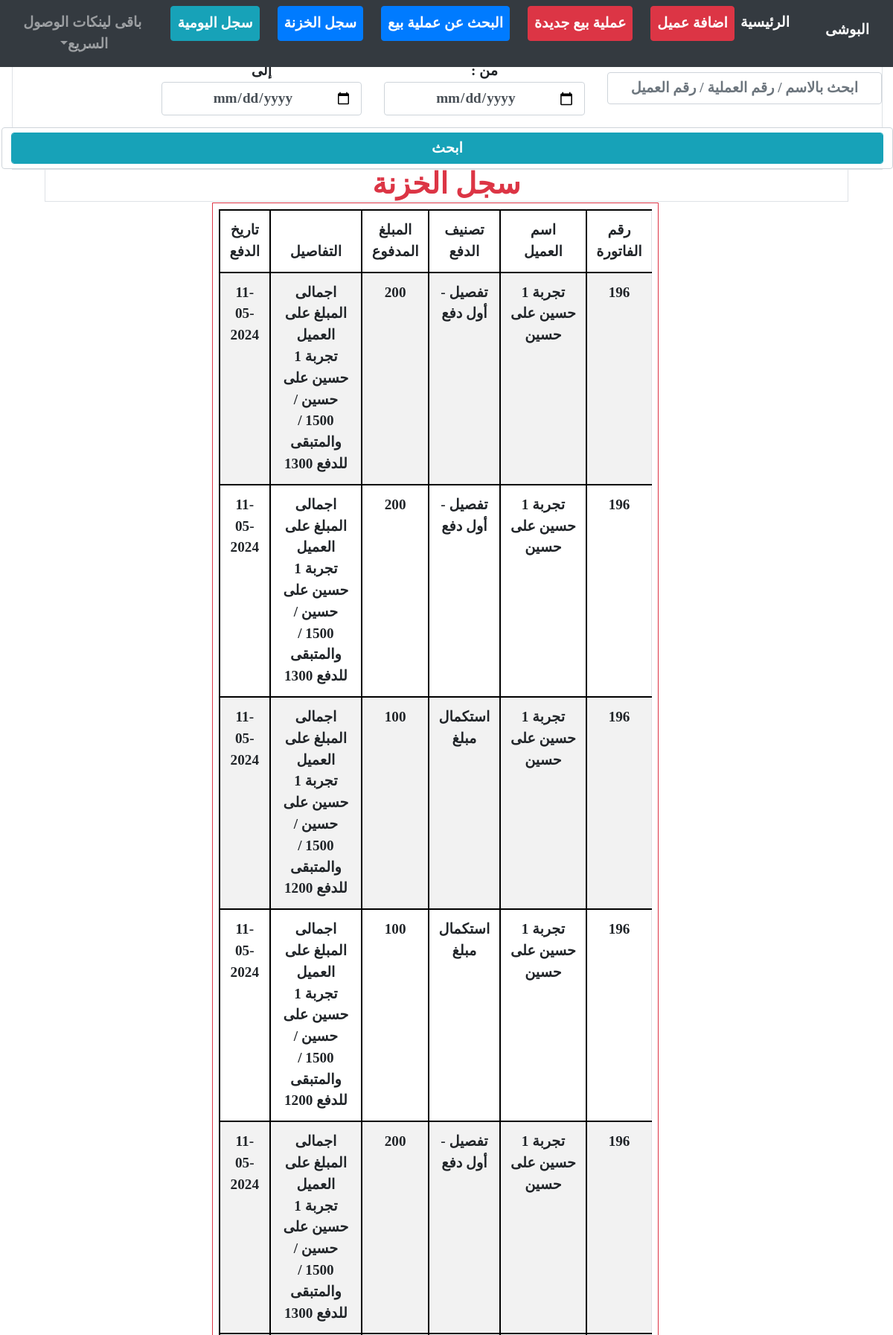
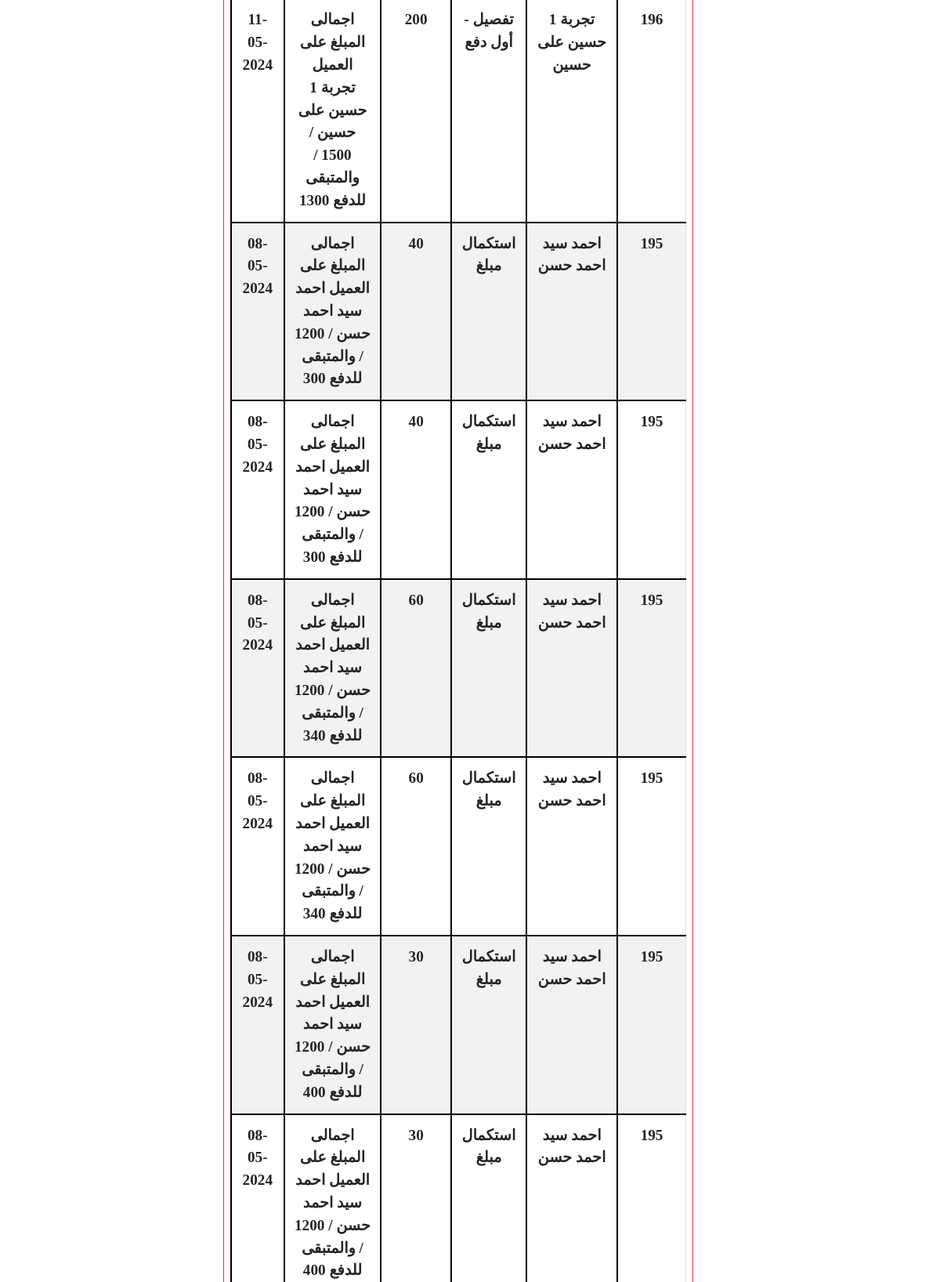
Page /kazna/old_list/ (upper part) on the committed database (2 pictures, top to bottom).
### kazna/models.py (models this page shows)
class Record (TimeStampMixin,models.Model):
    typee = [
        ('in'   ,   'وارد'),
        ('out'  ,   'صادر')
    ]
    kind            = models.CharField(max_length=35, choices=typee, null=True, blank=True, verbose_name="نوع المبلغ", default="in")
    masterInvoice   = models.ForeignKey(MasterInvoice, on_delete=models.CASCADE, verbose_name="الفاتورة")
    amount          = models.IntegerField(null=True, blank=True, verbose_name="المبلغ")
    classs           = models.CharField(max_length=35, null=True, blank=True, verbose_name="تصنيف الدفع")
    details         = models.TextField(null=True, blank=True, verbose_name="التفصيل")

### order/models.py (models this page shows, shortened)
class MasterInvoice( TimeStampMixin,models.Model):
    counter = models.PositiveIntegerField(default=1, editable=False)
    invoiceType = [
        ('قماش الدكان-رجالى', 'قماش الدكان-رجالى'),
        ('قماش الدكان-حريمى', 'قماش الدكان-حريمى'),
        ('قماش خارجى-رجالى', 'قماش خارجى-رجالى'),
        ('قماش خارجى-حريمى', 'قماش خارجى-حريمى'),
        ('بيع قماش', 'بيع قماش'),
    ]
    clientMI    = models.ForeignKey(Client, related_name='master_invoices', on_delete=models.CASCADE, verbose_name="العميل")
    invoiceType = models.CharField(max_length=35, choices=invoiceType, null=True, blank=True, verbose_name="نوع الطلب", default="قماش الدكان-رجالى")
    confirmed   = models.BooleanField(default=False)

### client/models.py (models this page shows, shortened)
class TimeStampMixin(models.Model):
    created_at      = models.DateTimeField(auto_now_add=True,null=True)
    updated_at      = models.DateTimeField(auto_now=True,null=True)
    is_deleted      = models.BooleanField(default=False)

class Client(TimeStampMixin, models.Model):
    GENDER_CHOICES = [
        ('male', 'رجالى'),
        ('female', 'حريمى'),
    ]
    FName       = models.CharField(max_length=15, null=True, blank=True, verbose_name="الاسم الاول") # الاسم الاول
    SName       = models.CharField(max_length=15, null=True, blank=True, verbose_name="الاسم الثانى") # الاسم الثانى
    TName       = models.CharField(max_length=15, null=True, blank=True, verbose_name="الاسم الثالث") # الاسم الثالث
    LName       = models.CharField(max_length=15, null=True, blank=True, verbose_name="الاسم الرابع") # الاسم الرابع
    name        = models.CharField(max_length=60, null=True, blank=True, db_index=True,verbose_name="الاسم بالكامل") # الاسم بالكامل
    kindMale    = models.CharField(max_length=10, choices=GENDER_CHOICES, null=True, blank=True, verbose_name="نوع العميل", default="male" )
    book        = models.CharField(max_length=50, null=True, blank=True, verbose_name="اسم الدفتر")
    page        = models.IntegerField(null=True, blank=True, verbose_name="صفحة رقم")
    phone       = models.CharField(max_length=50, null=True, blank=True, db_index=True, verbose_name="رقم التليفون")
    address     = models.CharField(max_length=50, null=True, blank=True, verbose_name="العنوان")

class TimeStampMixin(models.Model):
    created_at      = models.DateTimeField(auto_now_add=True,null=True)
    updated_at      = models.DateTimeField(auto_now=True,null=True)
    is_deleted      = models.BooleanField(default=False)

### kazna/views.py (the view, shortened to what this page needs)
# urls.py: path('old_list/', oldRecordsListView.as_view(), name="old_list"),
class oldRecordsListView(ListView):
    model               =   Record
    template_name       =   'kazna/oldRecordsList.html'
    context_object_name =   'records'
    ordering            =   '-created_at'
    def get_queryset(self):
        queryset = super().get_queryset()
        search_query = self.request.GET.get('q')
        from_date = self.request.GET.get('from')
        to_date = self.request.GET.get('to')
        return queryset.order_by('-created_at')

### kazna/templates/kazna/oldRecordsList.html (shortened to what this page needs)
{% extends "homee/index.html" %}
{% load crispy_forms_tags %}
{% block content %}
<div class="container-fluid text-center m-auto">
    <div class="row w-100" style=" position: fixed; top: 5rem; display: inline-block; left: 1rem; z-index:2;" >
        <div class="col-12">
            <form class="border m-auto " action="#" >
                <div class="row">
                    <div class="col-4">
                        <input class="w-100 form-control mt-3" name="q" placeholder="ابحث بالاسم / رقم العملية / رقم العميل">
                    </div>
                    <div class="col-3">
                        من :
                        <input type="date" class="w-100 form-control" name="from">
                    </div>
                    <div class="col-3">
                        إلى
                        <input type="date" class="w-100 form-control" name="to">
                    </div>
                    <div class="form-control mr-auto ml-auto mt-3">
                        <input type="submit" class="form-control btn btn-info" value="ابحث">
                    </div>
                </div>
            </form>
        </div>
    </div>
    <br>
    <br>
    <br>
    <h1 class="h4 border text-danger" style=" margin-top: 4.5rem; font-size: 2.45rem; font-weight: 900; ">سجل الخزنة</h1>
    <div class="row bg-white w-100 " style=" position: fixed; top: 17rem; display: inline-block; left: 0rem; z-index:2; overflow:scroll; height:67vh">
        <table class="table-responsive table border border-danger p-2 text-center table-striped table-hover table-bordered w-50 mr-auto ml-auto" style="margin-bottom:10rem" id="" style="">
            <thead>
                <tr>
                    <th>رقم الفاتورة</th>
                    <th>اسم العميل</th>
                    <th>تصنيف الدفع</th>
                    <th>المبلغ المدفوع</th>
                    <th>التفاصيل</th>
                    <th>تاريخ الدفع</th>
                </tr>
            </thead>
            <tbody>
                {% for record in records %}
                <tr>
                    <td>{{ record.masterInvoice.counter }}</td>
                    <td>{{ record.masterInvoice.clientMI.name }}</td>
                    <td>{{ record.classs }}</td>
                    <td>{{ record.amount }}</td>
                    <td>{{ record.details }}</td>
                    <td>{{ record.created_at|date:'d-m-Y' }}</td>
                </tr>
                {% endfor %}
            </tbody>
        </table>
</div>
{% endblock %}

### home/static/homee/css/style.css (style rules this page uses)
body, .h3, h1.h1, .btn:not(:disabled):not(.disabled), label, select, input { text-align: center!important; font-size: 1.2rem!important; font-weight: 900!important; font-family: none!important; }

### rows in the picture
Record: masterInvoice.counter "196", masterInvoice.clientMI.name "تجربة 1 حسين على حسين", classs "تفصيل - أول دفع", amount "200", details "اجمالى المبلغ على العميل تجربة 1 حسين على حسين / 1500 / والمتبقى للدفع 1300", created_at "11-05-2024"
Record: masterInvoice.counter "196", masterInvoice.clientMI.name "تجربة 1 حسين على حسين", classs "تفصيل - أول دفع", amount "200", details "اجمالى المبلغ على العميل تجربة 1 حسين على حسين / 1500 / والمتبقى للدفع 1300", created_at "11-05-2024"
Record: masterInvoice.counter "196", masterInvoice.clientMI.name "تجربة 1 حسين على حسين", classs "استكمال مبلغ", amount "100", details "اجمالى المبلغ على العميل تجربة 1 حسين على حسين / 1500 / والمتبقى للدفع 1200", created_at "11-05-2024"
Record: masterInvoice.counter "196", masterInvoice.clientMI.name "تجربة 1 حسين على حسين", classs "استكمال مبلغ", amount "100", details "اجمالى المبلغ على العميل تجربة 1 حسين على حسين / 1500 / والمتبقى للدفع 1200", created_at "11-05-2024"
Record: masterInvoice.counter "196", masterInvoice.clientMI.name "تجربة 1 حسين على حسين", classs "تفصيل - أول دفع", amount "200", details "اجمالى المبلغ على العميل تجربة 1 حسين على حسين / 1500 / والمتبقى للدفع 1300", created_at "11-05-2024"
Record: masterInvoice.counter "196", masterInvoice.clientMI.name "تجربة 1 حسين على حسين", classs "تفصيل - أول دفع", amount "200", details "اجمالى المبلغ على العميل تجربة 1 حسين على حسين / 1500 / والمتبقى للدفع 1300", created_at "11-05-2024"
Record: masterInvoice.counter "195", masterInvoice.clientMI.name "احمد سيد احمد حسن", classs "استكمال مبلغ", amount "40", details "اجمالى المبلغ على العميل احمد سيد احمد حسن / 1200 / والمتبقى للدفع 300", created_at "08-05-2024"
Record: masterInvoice.counter "195", masterInvoice.clientMI.name "احمد سيد احمد حسن", classs "استكمال مبلغ", amount "40", details "اجمالى المبلغ على العميل احمد سيد احمد حسن / 1200 / والمتبقى للدفع 300", created_at "08-05-2024"
Record: masterInvoice.counter "195", masterInvoice.clientMI.name "احمد سيد احمد حسن", classs "استكمال مبلغ", amount "60", details "اجمالى المبلغ على العميل احمد سيد احمد حسن / 1200 / والمتبقى للدفع 340", created_at "08-05-2024"
Record: masterInvoice.counter "195", masterInvoice.clientMI.name "احمد سيد احمد حسن", classs "استكمال مبلغ", amount "60", details "اجمالى المبلغ على العميل احمد سيد احمد حسن / 1200 / والمتبقى للدفع 340", created_at "08-05-2024"
Record: masterInvoice.counter "195", masterInvoice.clientMI.name "احمد سيد احمد حسن", classs "استكمال مبلغ", amount "30", details "اجمالى المبلغ على العميل احمد سيد احمد حسن / 1200 / والمتبقى للدفع 400", created_at "08-05-2024"
Record: masterInvoice.counter "195", masterInvoice.clientMI.name "احمد سيد احمد حسن", classs "استكمال مبلغ", amount "30", details "اجمالى المبلغ على العميل احمد سيد احمد حسن / 1200 / والمتبقى للدفع 400", created_at "08-05-2024"
